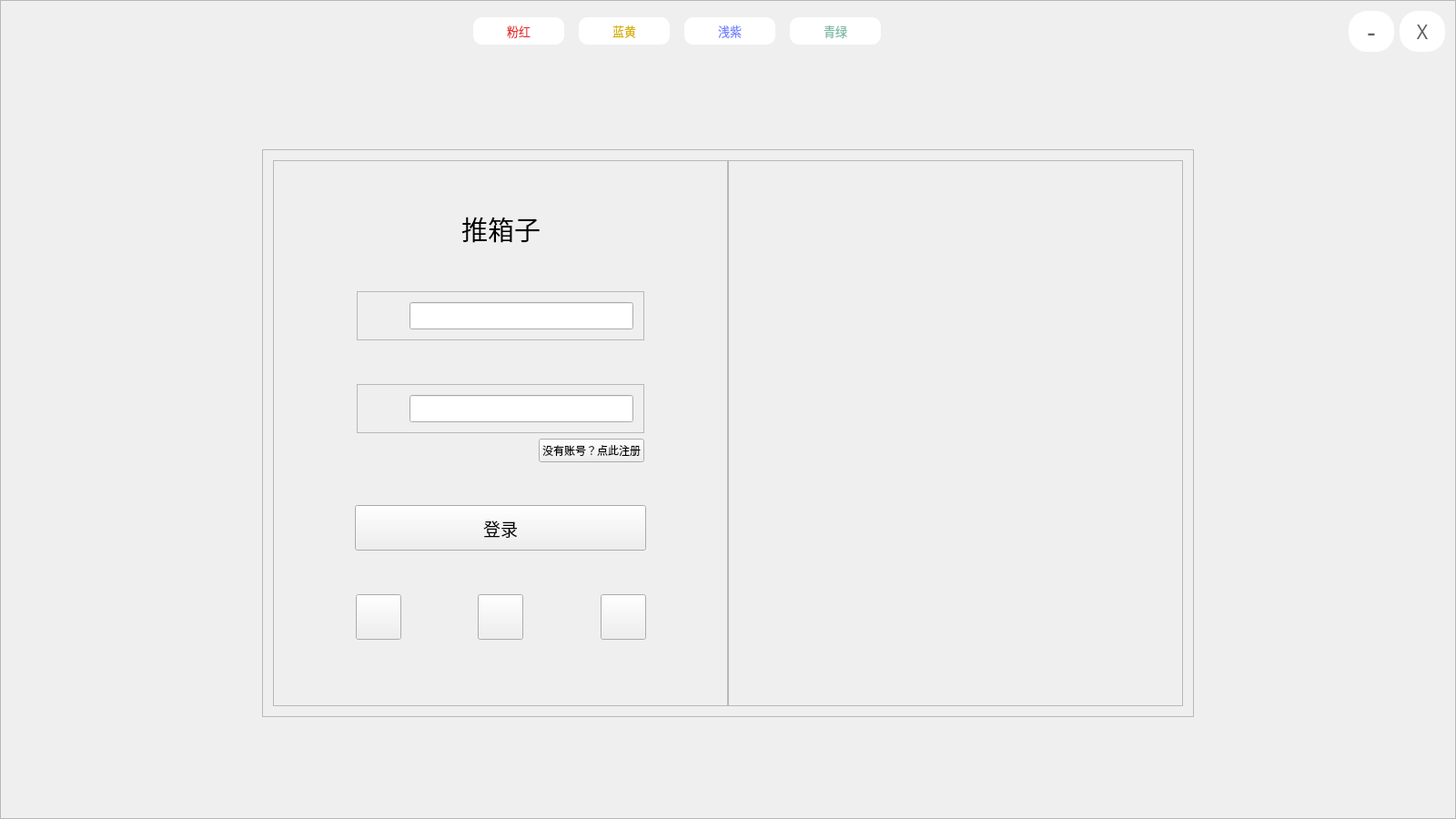
<?xml version="1.0" encoding="UTF-8"?>
<ui version="4.0">
 <class>BeginPage</class>
 <widget class="QWidget" name="BeginPage">
  <property name="geometry">
   <rect>
    <x>0</x>
    <y>0</y>
    <width>1600</width>
    <height>900</height>
   </rect>
  </property>
  <property name="minimumSize">
   <size>
    <width>800</width>
    <height>450</height>
   </size>
  </property>
  <property name="windowTitle">
   <string>Widget</string>
  </property>
  <property name="styleSheet">
   <string notr="true"/>
  </property>
  <layout class="QGridLayout" name="gridLayout_6">
   <property name="leftMargin">
    <number>0</number>
   </property>
   <property name="topMargin">
    <number>0</number>
   </property>
   <property name="rightMargin">
    <number>0</number>
   </property>
   <property name="bottomMargin">
    <number>0</number>
   </property>
   <property name="spacing">
    <number>0</number>
   </property>
   <item row="0" column="0">
    <widget class="QFrame" name="frame_background">
     <property name="frameShape">
      <enum>QFrame::StyledPanel</enum>
     </property>
     <property name="frameShadow">
      <enum>QFrame::Raised</enum>
     </property>
     <layout class="QGridLayout" name="gridLayout_3">
      <item row="0" column="0">
       <layout class="QHBoxLayout" name="horizontalLayout_12">
        <item>
         <spacer name="horizontalSpacer_3">
          <property name="orientation">
           <enum>Qt::Horizontal</enum>
          </property>
          <property name="sizeHint" stdset="0">
           <size>
            <width>13</width>
            <height>20</height>
           </size>
          </property>
         </spacer>
        </item>
        <item>
         <widget class="QPushButton" name="btn_1">
          <property name="sizePolicy">
           <sizepolicy hsizetype="Fixed" vsizetype="Fixed">
            <horstretch>0</horstretch>
            <verstretch>0</verstretch>
           </sizepolicy>
          </property>
          <property name="minimumSize">
           <size>
            <width>100</width>
            <height>30</height>
           </size>
          </property>
          <property name="maximumSize">
           <size>
            <width>100</width>
            <height>30</height>
           </size>
          </property>
          <property name="font">
           <font>
            <pointsize>10</pointsize>
           </font>
          </property>
          <property name="focusPolicy">
           <enum>Qt::NoFocus</enum>
          </property>
          <property name="styleSheet">
           <string notr="true">color:#e83737;
background-color:#ffffff;
border:none;
border-radius: 10px;</string>
          </property>
          <property name="text">
           <string>粉红</string>
          </property>
         </widget>
        </item>
        <item>
         <spacer name="horizontalSpacer_23">
          <property name="orientation">
           <enum>Qt::Horizontal</enum>
          </property>
          <property name="sizeType">
           <enum>QSizePolicy::Fixed</enum>
          </property>
          <property name="sizeHint" stdset="0">
           <size>
            <width>10</width>
            <height>20</height>
           </size>
          </property>
         </spacer>
        </item>
        <item>
         <widget class="QPushButton" name="btn_2">
          <property name="sizePolicy">
           <sizepolicy hsizetype="Fixed" vsizetype="Fixed">
            <horstretch>0</horstretch>
            <verstretch>0</verstretch>
           </sizepolicy>
          </property>
          <property name="minimumSize">
           <size>
            <width>100</width>
            <height>30</height>
           </size>
          </property>
          <property name="maximumSize">
           <size>
            <width>100</width>
            <height>30</height>
           </size>
          </property>
          <property name="font">
           <font>
            <pointsize>10</pointsize>
           </font>
          </property>
          <property name="focusPolicy">
           <enum>Qt::NoFocus</enum>
          </property>
          <property name="styleSheet">
           <string notr="true">color:#d7b105;
background-color:#ffffff;
border:none;
border-radius: 10px;</string>
          </property>
          <property name="text">
           <string>蓝黄</string>
          </property>
         </widget>
        </item>
        <item>
         <spacer name="horizontalSpacer_24">
          <property name="orientation">
           <enum>Qt::Horizontal</enum>
          </property>
          <property name="sizeType">
           <enum>QSizePolicy::Fixed</enum>
          </property>
          <property name="sizeHint" stdset="0">
           <size>
            <width>10</width>
            <height>20</height>
           </size>
          </property>
         </spacer>
        </item>
        <item>
         <widget class="QPushButton" name="btn_3">
          <property name="sizePolicy">
           <sizepolicy hsizetype="Fixed" vsizetype="Fixed">
            <horstretch>0</horstretch>
            <verstretch>0</verstretch>
           </sizepolicy>
          </property>
          <property name="minimumSize">
           <size>
            <width>100</width>
            <height>30</height>
           </size>
          </property>
          <property name="maximumSize">
           <size>
            <width>100</width>
            <height>30</height>
           </size>
          </property>
          <property name="font">
           <font>
            <pointsize>10</pointsize>
           </font>
          </property>
          <property name="focusPolicy">
           <enum>Qt::NoFocus</enum>
          </property>
          <property name="styleSheet">
           <string notr="true">color:#7185ff;
background-color:#ffffff;
border:none;
border-radius: 10px;</string>
          </property>
          <property name="text">
           <string>浅紫</string>
          </property>
         </widget>
        </item>
        <item>
         <spacer name="horizontalSpacer_25">
          <property name="orientation">
           <enum>Qt::Horizontal</enum>
          </property>
          <property name="sizeType">
           <enum>QSizePolicy::Fixed</enum>
          </property>
          <property name="sizeHint" stdset="0">
           <size>
            <width>10</width>
            <height>20</height>
           </size>
          </property>
         </spacer>
        </item>
        <item>
         <widget class="QPushButton" name="btn_4">
          <property name="sizePolicy">
           <sizepolicy hsizetype="Fixed" vsizetype="Fixed">
            <horstretch>0</horstretch>
            <verstretch>0</verstretch>
           </sizepolicy>
          </property>
          <property name="minimumSize">
           <size>
            <width>100</width>
            <height>30</height>
           </size>
          </property>
          <property name="maximumSize">
           <size>
            <width>100</width>
            <height>30</height>
           </size>
          </property>
          <property name="font">
           <font>
            <pointsize>10</pointsize>
           </font>
          </property>
          <property name="focusPolicy">
           <enum>Qt::NoFocus</enum>
          </property>
          <property name="styleSheet">
           <string notr="true">color:#7bb7a5;
background-color:#ffffff;
border:none;
border-radius: 10px;</string>
          </property>
          <property name="text">
           <string>青绿</string>
          </property>
         </widget>
        </item>
        <item>
         <spacer name="horizontalSpacer_4">
          <property name="orientation">
           <enum>Qt::Horizontal</enum>
          </property>
          <property name="sizeHint" stdset="0">
           <size>
            <width>13</width>
            <height>20</height>
           </size>
          </property>
         </spacer>
        </item>
        <item>
         <widget class="QPushButton" name="btn_mini">
          <property name="minimumSize">
           <size>
            <width>50</width>
            <height>45</height>
           </size>
          </property>
          <property name="maximumSize">
           <size>
            <width>50</width>
            <height>45</height>
           </size>
          </property>
          <property name="font">
           <font>
            <family>Arial Rounded MT Bold</family>
            <pointsize>22</pointsize>
           </font>
          </property>
          <property name="focusPolicy">
           <enum>Qt::NoFocus</enum>
          </property>
          <property name="styleSheet">
           <string notr="true">background:#ffffff;
border:none;
border-radius: 20px;
color: #606060;</string>
          </property>
          <property name="text">
           <string>-</string>
          </property>
         </widget>
        </item>
        <item>
         <widget class="QPushButton" name="btn_exit">
          <property name="minimumSize">
           <size>
            <width>50</width>
            <height>45</height>
           </size>
          </property>
          <property name="maximumSize">
           <size>
            <width>50</width>
            <height>50</height>
           </size>
          </property>
          <property name="font">
           <font>
            <family>Arial Rounded MT Bold</family>
            <pointsize>16</pointsize>
           </font>
          </property>
          <property name="focusPolicy">
           <enum>Qt::NoFocus</enum>
          </property>
          <property name="styleSheet">
           <string notr="true">background:#ffffff;
border:none;
border-radius: 20px;
color: #606060;</string>
          </property>
          <property name="text">
           <string>X</string>
          </property>
         </widget>
        </item>
       </layout>
      </item>
      <item row="1" column="0">
       <layout class="QVBoxLayout" name="verticalLayout_2">
        <item>
         <spacer name="verticalSpacer_9">
          <property name="orientation">
           <enum>Qt::Vertical</enum>
          </property>
          <property name="sizeHint" stdset="0">
           <size>
            <width>20</width>
            <height>13</height>
           </size>
          </property>
         </spacer>
        </item>
        <item>
         <layout class="QHBoxLayout" name="horizontalLayout_9">
          <item>
           <spacer name="horizontalSpacer_17">
            <property name="orientation">
             <enum>Qt::Horizontal</enum>
            </property>
            <property name="sizeHint" stdset="0">
             <size>
              <width>40</width>
              <height>20</height>
             </size>
            </property>
           </spacer>
          </item>
          <item>
           <widget class="QFrame" name="frame">
            <property name="frameShape">
             <enum>QFrame::StyledPanel</enum>
            </property>
            <property name="frameShadow">
             <enum>QFrame::Raised</enum>
            </property>
            <layout class="QGridLayout" name="gridLayout_2">
             <item row="0" column="0">
              <layout class="QHBoxLayout" name="horizontalLayout_8">
               <property name="spacing">
                <number>0</number>
               </property>
               <item>
                <widget class="QFrame" name="frame_login">
                 <property name="sizePolicy">
                  <sizepolicy hsizetype="Minimum" vsizetype="Minimum">
                   <horstretch>0</horstretch>
                   <verstretch>0</verstretch>
                  </sizepolicy>
                 </property>
                 <property name="minimumSize">
                  <size>
                   <width>500</width>
                   <height>600</height>
                  </size>
                 </property>
                 <property name="maximumSize">
                  <size>
                   <width>500</width>
                   <height>600</height>
                  </size>
                 </property>
                 <property name="frameShape">
                  <enum>QFrame::StyledPanel</enum>
                 </property>
                 <property name="frameShadow">
                  <enum>QFrame::Raised</enum>
                 </property>
                 <layout class="QGridLayout" name="gridLayout_5">
                  <item row="0" column="0">
                   <layout class="QVBoxLayout" name="verticalLayout">
                    <item>
                     <spacer name="verticalSpacer_2">
                      <property name="orientation">
                       <enum>Qt::Vertical</enum>
                      </property>
                      <property name="sizeHint" stdset="0">
                       <size>
                        <width>20</width>
                        <height>13</height>
                       </size>
                      </property>
                     </spacer>
                    </item>
                    <item>
                     <layout class="QHBoxLayout" name="horizontalLayout">
                      <item>
                       <spacer name="horizontalSpacer">
                        <property name="orientation">
                         <enum>Qt::Horizontal</enum>
                        </property>
                        <property name="sizeHint" stdset="0">
                         <size>
                          <width>40</width>
                          <height>20</height>
                         </size>
                        </property>
                       </spacer>
                      </item>
                      <item>
                       <widget class="QLabel" name="label_login">
                        <property name="font">
                         <font>
                          <family>幼圆</family>
                          <pointsize>22</pointsize>
                         </font>
                        </property>
                        <property name="text">
                         <string>推箱子</string>
                        </property>
                       </widget>
                      </item>
                      <item>
                       <spacer name="horizontalSpacer_2">
                        <property name="orientation">
                         <enum>Qt::Horizontal</enum>
                        </property>
                        <property name="sizeHint" stdset="0">
                         <size>
                          <width>40</width>
                          <height>20</height>
                         </size>
                        </property>
                       </spacer>
                      </item>
                     </layout>
                    </item>
                    <item>
                     <spacer name="verticalSpacer">
                      <property name="orientation">
                       <enum>Qt::Vertical</enum>
                      </property>
                      <property name="sizeHint" stdset="0">
                       <size>
                        <width>20</width>
                        <height>13</height>
                       </size>
                      </property>
                     </spacer>
                    </item>
                    <item>
                     <layout class="QHBoxLayout" name="horizontalLayout_10">
                      <item>
                       <spacer name="horizontalSpacer_20">
                        <property name="orientation">
                         <enum>Qt::Horizontal</enum>
                        </property>
                        <property name="sizeType">
                         <enum>QSizePolicy::Fixed</enum>
                        </property>
                        <property name="sizeHint" stdset="0">
                         <size>
                          <width>80</width>
                          <height>20</height>
                         </size>
                        </property>
                       </spacer>
                      </item>
                      <item>
                       <widget class="QFrame" name="frame_user_name">
                        <property name="frameShape">
                         <enum>QFrame::StyledPanel</enum>
                        </property>
                        <property name="frameShadow">
                         <enum>QFrame::Raised</enum>
                        </property>
                        <layout class="QGridLayout" name="gridLayout_4">
                         <item row="0" column="0">
                          <layout class="QHBoxLayout" name="horizontalLayout_11">
                           <item>
                            <spacer name="horizontalSpacer_21">
                             <property name="orientation">
                              <enum>Qt::Horizontal</enum>
                             </property>
                             <property name="sizeType">
                              <enum>QSizePolicy::Fixed</enum>
                             </property>
                             <property name="sizeHint" stdset="0">
                              <size>
                               <width>10</width>
                               <height>20</height>
                              </size>
                             </property>
                            </spacer>
                           </item>
                           <item>
                            <widget class="QLabel" name="label_user_name">
                             <property name="sizePolicy">
                              <sizepolicy hsizetype="Fixed" vsizetype="Fixed">
                               <horstretch>0</horstretch>
                               <verstretch>0</verstretch>
                              </sizepolicy>
                             </property>
                             <property name="minimumSize">
                              <size>
                               <width>30</width>
                               <height>30</height>
                              </size>
                             </property>
                             <property name="maximumSize">
                              <size>
                               <width>30</width>
                               <height>30</height>
                              </size>
                             </property>
                             <property name="text">
                              <string/>
                             </property>
                            </widget>
                           </item>
                           <item>
                            <widget class="QLineEdit" name="lineE_user_name">
                             <property name="minimumSize">
                              <size>
                               <width>0</width>
                               <height>30</height>
                              </size>
                             </property>
                             <property name="font">
                              <font>
                               <family>Arial</family>
                               <pointsize>10</pointsize>
                               <weight>50</weight>
                               <bold>false</bold>
                              </font>
                             </property>
                            </widget>
                           </item>
                          </layout>
                         </item>
                        </layout>
                       </widget>
                      </item>
                      <item>
                       <spacer name="horizontalSpacer_22">
                        <property name="orientation">
                         <enum>Qt::Horizontal</enum>
                        </property>
                        <property name="sizeType">
                         <enum>QSizePolicy::Fixed</enum>
                        </property>
                        <property name="sizeHint" stdset="0">
                         <size>
                          <width>80</width>
                          <height>20</height>
                         </size>
                        </property>
                       </spacer>
                      </item>
                     </layout>
                    </item>
                    <item>
                     <spacer name="verticalSpacer_3">
                      <property name="orientation">
                       <enum>Qt::Vertical</enum>
                      </property>
                      <property name="sizeHint" stdset="0">
                       <size>
                        <width>20</width>
                        <height>17</height>
                       </size>
                      </property>
                     </spacer>
                    </item>
                    <item>
                     <layout class="QHBoxLayout" name="horizontalLayout_2">
                      <item>
                       <spacer name="horizontalSpacer_6">
                        <property name="orientation">
                         <enum>Qt::Horizontal</enum>
                        </property>
                        <property name="sizeType">
                         <enum>QSizePolicy::Fixed</enum>
                        </property>
                        <property name="sizeHint" stdset="0">
                         <size>
                          <width>80</width>
                          <height>20</height>
                         </size>
                        </property>
                       </spacer>
                      </item>
                      <item>
                       <widget class="QFrame" name="frame_pwd">
                        <property name="frameShape">
                         <enum>QFrame::StyledPanel</enum>
                        </property>
                        <property name="frameShadow">
                         <enum>QFrame::Raised</enum>
                        </property>
                        <layout class="QGridLayout" name="gridLayout">
                         <item row="0" column="0">
                          <layout class="QHBoxLayout" name="horizontalLayout_3">
                           <item>
                            <spacer name="horizontalSpacer_5">
                             <property name="orientation">
                              <enum>Qt::Horizontal</enum>
                             </property>
                             <property name="sizeType">
                              <enum>QSizePolicy::Fixed</enum>
                             </property>
                             <property name="sizeHint" stdset="0">
                              <size>
                               <width>10</width>
                               <height>20</height>
                              </size>
                             </property>
                            </spacer>
                           </item>
                           <item>
                            <widget class="QLabel" name="label_pwd">
                             <property name="sizePolicy">
                              <sizepolicy hsizetype="Fixed" vsizetype="Fixed">
                               <horstretch>0</horstretch>
                               <verstretch>0</verstretch>
                              </sizepolicy>
                             </property>
                             <property name="minimumSize">
                              <size>
                               <width>30</width>
                               <height>30</height>
                              </size>
                             </property>
                             <property name="maximumSize">
                              <size>
                               <width>30</width>
                               <height>30</height>
                              </size>
                             </property>
                             <property name="text">
                              <string/>
                             </property>
                            </widget>
                           </item>
                           <item>
                            <widget class="QLineEdit" name="lineE_pwd">
                             <property name="minimumSize">
                              <size>
                               <width>0</width>
                               <height>30</height>
                              </size>
                             </property>
                             <property name="font">
                              <font>
                               <family>Agency FB</family>
                               <pointsize>10</pointsize>
                              </font>
                             </property>
                            </widget>
                           </item>
                          </layout>
                         </item>
                        </layout>
                       </widget>
                      </item>
                      <item>
                       <spacer name="horizontalSpacer_19">
                        <property name="orientation">
                         <enum>Qt::Horizontal</enum>
                        </property>
                        <property name="sizeType">
                         <enum>QSizePolicy::Fixed</enum>
                        </property>
                        <property name="sizeHint" stdset="0">
                         <size>
                          <width>80</width>
                          <height>20</height>
                         </size>
                        </property>
                       </spacer>
                      </item>
                     </layout>
                    </item>
                    <item>
                     <layout class="QHBoxLayout" name="horizontalLayout_5">
                      <item>
                       <spacer name="horizontalSpacer_11">
                        <property name="orientation">
                         <enum>Qt::Horizontal</enum>
                        </property>
                        <property name="sizeHint" stdset="0">
                         <size>
                          <width>28</width>
                          <height>20</height>
                         </size>
                        </property>
                       </spacer>
                      </item>
                      <item>
                       <widget class="QPushButton" name="btn_forget">
                        <property name="font">
                         <font>
                          <family>Arial</family>
                          <underline>false</underline>
                         </font>
                        </property>
                        <property name="focusPolicy">
                         <enum>Qt::NoFocus</enum>
                        </property>
                        <property name="text">
                         <string>没有账号？点此注册</string>
                        </property>
                       </widget>
                      </item>
                      <item>
                       <spacer name="horizontalSpacer_12">
                        <property name="orientation">
                         <enum>Qt::Horizontal</enum>
                        </property>
                        <property name="sizeType">
                         <enum>QSizePolicy::Fixed</enum>
                        </property>
                        <property name="sizeHint" stdset="0">
                         <size>
                          <width>80</width>
                          <height>20</height>
                         </size>
                        </property>
                       </spacer>
                      </item>
                     </layout>
                    </item>
                    <item>
                     <spacer name="verticalSpacer_5">
                      <property name="orientation">
                       <enum>Qt::Vertical</enum>
                      </property>
                      <property name="sizeHint" stdset="0">
                       <size>
                        <width>20</width>
                        <height>13</height>
                       </size>
                      </property>
                     </spacer>
                    </item>
                    <item>
                     <layout class="QHBoxLayout" name="horizontalLayout_6">
                      <item>
                       <spacer name="horizontalSpacer_13">
                        <property name="orientation">
                         <enum>Qt::Horizontal</enum>
                        </property>
                        <property name="sizeHint" stdset="0">
                         <size>
                          <width>40</width>
                          <height>20</height>
                         </size>
                        </property>
                       </spacer>
                      </item>
                      <item>
                       <widget class="QPushButton" name="btn_login">
                        <property name="sizePolicy">
                         <sizepolicy hsizetype="Fixed" vsizetype="Fixed">
                          <horstretch>0</horstretch>
                          <verstretch>0</verstretch>
                         </sizepolicy>
                        </property>
                        <property name="minimumSize">
                         <size>
                          <width>320</width>
                          <height>50</height>
                         </size>
                        </property>
                        <property name="maximumSize">
                         <size>
                          <width>320</width>
                          <height>50</height>
                         </size>
                        </property>
                        <property name="font">
                         <font>
                          <family>幼圆</family>
                          <pointsize>14</pointsize>
                         </font>
                        </property>
                        <property name="focusPolicy">
                         <enum>Qt::NoFocus</enum>
                        </property>
                        <property name="text">
                         <string>登录</string>
                        </property>
                       </widget>
                      </item>
                      <item>
                       <spacer name="horizontalSpacer_14">
                        <property name="orientation">
                         <enum>Qt::Horizontal</enum>
                        </property>
                        <property name="sizeHint" stdset="0">
                         <size>
                          <width>40</width>
                          <height>20</height>
                         </size>
                        </property>
                       </spacer>
                      </item>
                     </layout>
                    </item>
                    <item>
                     <spacer name="verticalSpacer_6">
                      <property name="orientation">
                       <enum>Qt::Vertical</enum>
                      </property>
                      <property name="sizeHint" stdset="0">
                       <size>
                        <width>20</width>
                        <height>13</height>
                       </size>
                      </property>
                     </spacer>
                    </item>
                    <item>
                     <layout class="QHBoxLayout" name="horizontalLayout_4">
                      <item>
                       <spacer name="horizontalSpacer_10">
                        <property name="orientation">
                         <enum>Qt::Horizontal</enum>
                        </property>
                        <property name="sizeHint" stdset="0">
                         <size>
                          <width>13</width>
                          <height>20</height>
                         </size>
                        </property>
                       </spacer>
                      </item>
                      <item>
                       <widget class="QPushButton" name="btn_wx">
                        <property name="sizePolicy">
                         <sizepolicy hsizetype="Fixed" vsizetype="Fixed">
                          <horstretch>0</horstretch>
                          <verstretch>0</verstretch>
                         </sizepolicy>
                        </property>
                        <property name="minimumSize">
                         <size>
                          <width>50</width>
                          <height>50</height>
                         </size>
                        </property>
                        <property name="maximumSize">
                         <size>
                          <width>50</width>
                          <height>50</height>
                         </size>
                        </property>
                        <property name="focusPolicy">
                         <enum>Qt::NoFocus</enum>
                        </property>
                        <property name="styleSheet">
                         <string notr="true"/>
                        </property>
                        <property name="text">
                         <string/>
                        </property>
                       </widget>
                      </item>
                      <item>
                       <spacer name="horizontalSpacer_7">
                        <property name="orientation">
                         <enum>Qt::Horizontal</enum>
                        </property>
                        <property name="sizeHint" stdset="0">
                         <size>
                          <width>13</width>
                          <height>20</height>
                         </size>
                        </property>
                       </spacer>
                      </item>
                      <item>
                       <widget class="QPushButton" name="btn_qq">
                        <property name="sizePolicy">
                         <sizepolicy hsizetype="Fixed" vsizetype="Fixed">
                          <horstretch>0</horstretch>
                          <verstretch>0</verstretch>
                         </sizepolicy>
                        </property>
                        <property name="minimumSize">
                         <size>
                          <width>50</width>
                          <height>50</height>
                         </size>
                        </property>
                        <property name="maximumSize">
                         <size>
                          <width>50</width>
                          <height>50</height>
                         </size>
                        </property>
                        <property name="focusPolicy">
                         <enum>Qt::NoFocus</enum>
                        </property>
                        <property name="text">
                         <string/>
                        </property>
                       </widget>
                      </item>
                      <item>
                       <spacer name="horizontalSpacer_8">
                        <property name="orientation">
                         <enum>Qt::Horizontal</enum>
                        </property>
                        <property name="sizeHint" stdset="0">
                         <size>
                          <width>13</width>
                          <height>20</height>
                         </size>
                        </property>
                       </spacer>
                      </item>
                      <item>
                       <widget class="QPushButton" name="btn_wb">
                        <property name="sizePolicy">
                         <sizepolicy hsizetype="Fixed" vsizetype="Fixed">
                          <horstretch>0</horstretch>
                          <verstretch>0</verstretch>
                         </sizepolicy>
                        </property>
                        <property name="minimumSize">
                         <size>
                          <width>50</width>
                          <height>50</height>
                         </size>
                        </property>
                        <property name="maximumSize">
                         <size>
                          <width>50</width>
                          <height>50</height>
                         </size>
                        </property>
                        <property name="focusPolicy">
                         <enum>Qt::NoFocus</enum>
                        </property>
                        <property name="text">
                         <string/>
                        </property>
                       </widget>
                      </item>
                      <item>
                       <spacer name="horizontalSpacer_9">
                        <property name="orientation">
                         <enum>Qt::Horizontal</enum>
                        </property>
                        <property name="sizeHint" stdset="0">
                         <size>
                          <width>13</width>
                          <height>20</height>
                         </size>
                        </property>
                       </spacer>
                      </item>
                     </layout>
                    </item>
                    <item>
                     <spacer name="verticalSpacer_8">
                      <property name="orientation">
                       <enum>Qt::Vertical</enum>
                      </property>
                      <property name="sizeHint" stdset="0">
                       <size>
                        <width>20</width>
                        <height>13</height>
                       </size>
                      </property>
                     </spacer>
                    </item>
                   </layout>
                  </item>
                  <item row="1" column="0">
                   <spacer name="verticalSpacer_4">
                    <property name="orientation">
                     <enum>Qt::Vertical</enum>
                    </property>
                    <property name="sizeType">
                     <enum>QSizePolicy::Fixed</enum>
                    </property>
                    <property name="sizeHint" stdset="0">
                     <size>
                      <width>20</width>
                      <height>20</height>
                     </size>
                    </property>
                   </spacer>
                  </item>
                 </layout>
                </widget>
               </item>
               <item>
                <widget class="QFrame" name="frame_pic">
                 <property name="sizePolicy">
                  <sizepolicy hsizetype="Minimum" vsizetype="Minimum">
                   <horstretch>0</horstretch>
                   <verstretch>0</verstretch>
                  </sizepolicy>
                 </property>
                 <property name="minimumSize">
                  <size>
                   <width>500</width>
                   <height>600</height>
                  </size>
                 </property>
                 <property name="styleSheet">
                  <string notr="true"/>
                 </property>
                 <property name="frameShape">
                  <enum>QFrame::StyledPanel</enum>
                 </property>
                 <property name="frameShadow">
                  <enum>QFrame::Raised</enum>
                 </property>
                </widget>
               </item>
              </layout>
             </item>
            </layout>
           </widget>
          </item>
          <item>
           <spacer name="horizontalSpacer_18">
            <property name="orientation">
             <enum>Qt::Horizontal</enum>
            </property>
            <property name="sizeHint" stdset="0">
             <size>
              <width>40</width>
              <height>20</height>
             </size>
            </property>
           </spacer>
          </item>
         </layout>
        </item>
        <item>
         <spacer name="verticalSpacer_10">
          <property name="orientation">
           <enum>Qt::Vertical</enum>
          </property>
          <property name="sizeHint" stdset="0">
           <size>
            <width>20</width>
            <height>13</height>
           </size>
          </property>
         </spacer>
        </item>
       </layout>
      </item>
     </layout>
    </widget>
   </item>
  </layout>
 </widget>
 <layoutdefault spacing="6" margin="11"/>
 <resources/>
 <connections/>
</ui>
